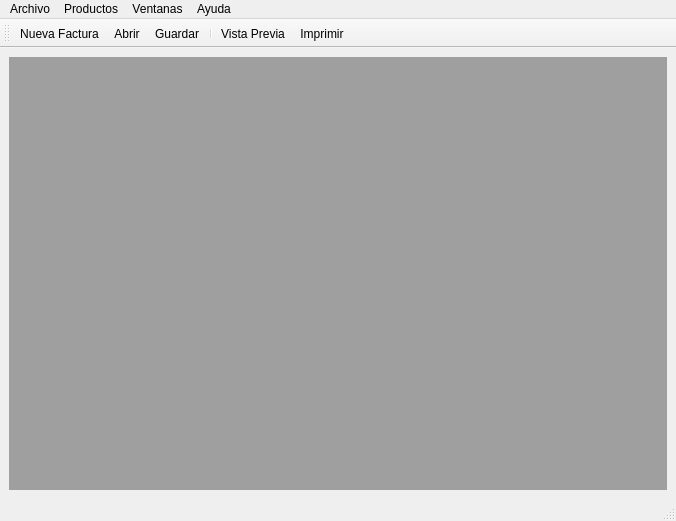
<?xml version="1.0" encoding="UTF-8"?>
<ui version="4.0">
 <class>MainWindow</class>
 <widget class="QMainWindow" name="MainWindow">
  <property name="geometry">
   <rect>
    <x>0</x>
    <y>0</y>
    <width>676</width>
    <height>521</height>
   </rect>
  </property>
  <property name="windowTitle">
   <string>Factura</string>
  </property>
  <widget class="QWidget" name="centralwidget">
   <layout class="QHBoxLayout" name="horizontalLayout_5">
    <item>
     <widget class="QMdiArea" name="mdiArea"/>
    </item>
   </layout>
  </widget>
  <widget class="QStatusBar" name="statusbar"/>
  <widget class="QToolBar" name="toolBar">
   <property name="windowTitle">
    <string>toolBar</string>
   </property>
   <property name="iconSize">
    <size>
     <width>32</width>
     <height>32</height>
    </size>
   </property>
   <attribute name="toolBarArea">
    <enum>TopToolBarArea</enum>
   </attribute>
   <attribute name="toolBarBreak">
    <bool>false</bool>
   </attribute>
   <addaction name="newAct"/>
   <addaction name="actionAbrir"/>
   <addaction name="saveAct"/>
   <addaction name="separator"/>
   <addaction name="previewAct"/>
   <addaction name="printAct"/>
  </widget>
  <widget class="QMenuBar" name="menuBar">
   <property name="geometry">
    <rect>
     <x>0</x>
     <y>0</y>
     <width>676</width>
     <height>21</height>
    </rect>
   </property>
   <widget class="QMenu" name="menuArchivo">
    <property name="title">
     <string>Archivo</string>
    </property>
    <addaction name="newAct"/>
    <addaction name="actionAbrir"/>
    <addaction name="saveAct"/>
    <addaction name="separator"/>
    <addaction name="exitAct"/>
   </widget>
   <widget class="QMenu" name="menuProductos">
    <property name="title">
     <string>Productos</string>
    </property>
    <addaction name="actionEditar_Productos"/>
    <addaction name="actionInventario"/>
   </widget>
   <widget class="QMenu" name="menuVentanas">
    <property name="title">
     <string>Ventanas</string>
    </property>
    <addaction name="closeAct"/>
    <addaction name="closeAllAct"/>
    <addaction name="separator"/>
    <addaction name="tileAct"/>
    <addaction name="cascadeAct"/>
    <addaction name="separator"/>
    <addaction name="nextAct"/>
    <addaction name="previousAct"/>
   </widget>
   <widget class="QMenu" name="menuAyuda">
    <property name="title">
     <string>Ayuda</string>
    </property>
    <addaction name="aboutAct"/>
   </widget>
   <addaction name="menuArchivo"/>
   <addaction name="menuProductos"/>
   <addaction name="menuVentanas"/>
   <addaction name="menuAyuda"/>
  </widget>
  <action name="actionAnular">
   <property name="enabled">
    <bool>true</bool>
   </property>
   <property name="icon">
    <iconset resource="res.qrc">
     <normaloff>:/icons/res/edit-delete.png</normaloff>:/icons/res/edit-delete.png</iconset>
   </property>
   <property name="text">
    <string>anular</string>
   </property>
   <property name="toolTip">
    <string>Anular la Factura</string>
   </property>
  </action>
  <action name="actionRecibo">
   <property name="icon">
    <iconset resource="res.qrc">
     <normaloff>:/icons/res/okteta.png</normaloff>:/icons/res/okteta.png</iconset>
   </property>
   <property name="text">
    <string>Recibo</string>
   </property>
   <property name="toolTip">
    <string>Recibos</string>
   </property>
  </action>
  <action name="newAct">
   <property name="icon">
    <iconset resource="res.qrc">
     <normaloff>:/icons/res/document-new.png</normaloff>:/icons/res/document-new.png</iconset>
   </property>
   <property name="text">
    <string>Nueva Factura</string>
   </property>
  </action>
  <action name="actionAbrir">
   <property name="icon">
    <iconset resource="res.qrc">
     <normaloff>:/icons/res/document-edit.png</normaloff>:/icons/res/document-edit.png</iconset>
   </property>
   <property name="text">
    <string>Abrir</string>
   </property>
  </action>
  <action name="exitAct">
   <property name="text">
    <string>Salir</string>
   </property>
  </action>
  <action name="saveAct">
   <property name="icon">
    <iconset resource="res.qrc">
     <normaloff>:/icons/res/document-save.png</normaloff>:/icons/res/document-save.png</iconset>
   </property>
   <property name="text">
    <string>Guardar</string>
   </property>
  </action>
  <action name="actionEditar_Productos">
   <property name="icon">
    <iconset resource="res.qrc">
     <normaloff>:/icons/res/view-bank-account.png</normaloff>:/icons/res/view-bank-account.png</iconset>
   </property>
   <property name="text">
    <string>Editar Productos</string>
   </property>
  </action>
  <action name="closeAct">
   <property name="text">
    <string>Cerrar</string>
   </property>
  </action>
  <action name="closeAllAct">
   <property name="text">
    <string>Cerrar Todo</string>
   </property>
  </action>
  <action name="tileAct">
   <property name="text">
    <string>Titulo</string>
   </property>
  </action>
  <action name="cascadeAct">
   <property name="text">
    <string>Cascada</string>
   </property>
  </action>
  <action name="nextAct">
   <property name="text">
    <string>Siguiente</string>
   </property>
  </action>
  <action name="previousAct">
   <property name="text">
    <string>Anterior</string>
   </property>
  </action>
  <action name="aboutAct">
   <property name="text">
    <string>Acerda de ...</string>
   </property>
  </action>
  <action name="printAct">
   <property name="icon">
    <iconset resource="res.qrc">
     <normaloff>:/icons/res/document-print.png</normaloff>:/icons/res/document-print.png</iconset>
   </property>
   <property name="text">
    <string>Imprimir</string>
   </property>
   <property name="shortcut">
    <string>Ctrl+P</string>
   </property>
  </action>
  <action name="previewAct">
   <property name="icon">
    <iconset resource="res.qrc">
     <normaloff>:/icons/res/document-preview.png</normaloff>:/icons/res/document-preview.png</iconset>
   </property>
   <property name="text">
    <string>Vista Previa</string>
   </property>
  </action>
  <action name="actionInventario">
   <property name="text">
    <string>Inventario</string>
   </property>
  </action>
  <action name="fontAct">
   <property name="icon">
    <iconset resource="res.qrc">
     <normaloff>:/icons/res/font.png</normaloff>:/icons/res/font.png</iconset>
   </property>
   <property name="text">
    <string>Tipo de Letra</string>
   </property>
  </action>
 </widget>
 <resources>
  <include location="res.qrc"/>
 </resources>
 <connections/>
</ui>
